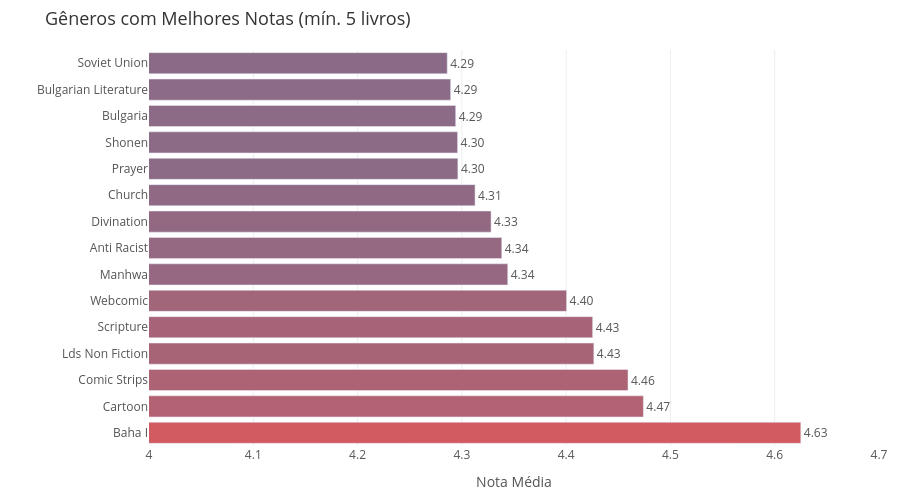

Notebook code for this chart:
### Code cell
top_avg = reliable.sort_values("avg_rating").reset_index()

fig = px.bar(
    top_avg, x="avg_rating", y="genres",
    orientation="h", text_auto=".2f",
    title="Gêneros com Melhores Notas (mín. 5 livros)",
    color="avg_rating",
    color_continuous_scale=["#4E79A7", "#E15759"],
    range_color=[4.0, 4.7],
    labels={"avg_rating": "Nota Média", "genres": ""}
)
fig.update_layout(
    plot_bgcolor="white",
    paper_bgcolor="white",
    font=dict(size=12, color="#555555"),
    title=dict(font=dict(size=18, color="#333333")),
    xaxis=dict(gridcolor="#eeeeee", showgrid=True, range=[4.0, 4.7]),
    yaxis=dict(autorange="reversed"),
    height=500,
    margin=dict(l=20, r=20, t=50, b=20),
    coloraxis_showscale=False
)
fig.update_traces(textposition="outside", cliponaxis=False)
fig.show()

### Figure 1 — Plotly figure (JSON) as saved in the notebook; plotly's stock layout.template omitted (floating-point values rounded to 4 significant figures)
{"data": [{"cliponaxis": false, "hovertemplate": "Nota Média=%{marker.color}<br>=%{y}<extra></extra>", "legendgroup": "", "marker": {"color": [4.286, 4.289, 4.294, 4.296, 4.296, 4.313, 4.328, 4.338, 4.344, 4.4, 4.425, 4.427, 4.459, 4.474, 4.625], "coloraxis": "coloraxis", "pattern": {"shape": ""}}, "name": "", "orientation": "h", "showlegend": false, "textposition": "outside", "texttemplate": "%{x:.2f}", "type": "bar", "x": [4.286, 4.289, 4.294, 4.296, 4.296, 4.313, 4.328, 4.338, 4.344, 4.4, 4.425, 4.427, 4.459, 4.474, 4.625], "xaxis": "x", "y": ["Soviet Union", "Bulgarian Literature", "Bulgaria", "Shonen", "Prayer", "Church", "Divination", "Anti Racist", "Manhwa", "Webcomic", "Scripture", "Lds Non Fiction", "Comic Strips", "Cartoon", "Baha I"], "yaxis": "y"}], "layout": {"barmode": "relative", "coloraxis": {"autocolorscale": false, "cmax": 4.7, "cmin": 4, "colorbar": {"title": {"text": "Nota Média"}}, "colorscale": [[0, "#4E79A7"], [1, "#E15759"]], "showscale": false}, "font": {"color": "#555555", "size": 12}, "height": 500, "legend": {"tracegroupgap": 0}, "margin": {"b": 20, "l": 20, "r": 20, "t": 50}, "paper_bgcolor": "white", "plot_bgcolor": "white", "title": {"font": {"color": "#333333", "size": 18}, "text": "Gêneros com Melhores Notas (mín. 5 livros)"}, "xaxis": {"anchor": "y", "domain": [0, 1], "gridcolor": "#eeeeee", "range": [4, 4.7], "showgrid": true, "title": {"text": "Nota Média"}}, "yaxis": {"anchor": "x", "autorange": "reversed", "domain": [0, 1], "title": {"text": ""}}}}
